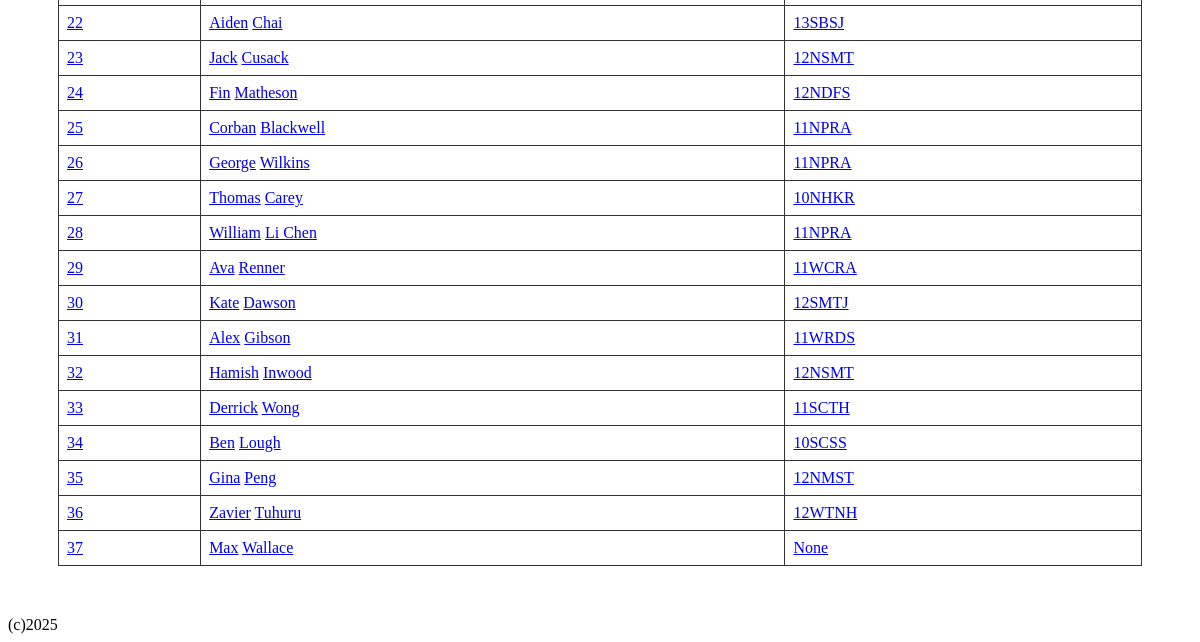
Page /all_athletes (lower part) on the earlier database version.
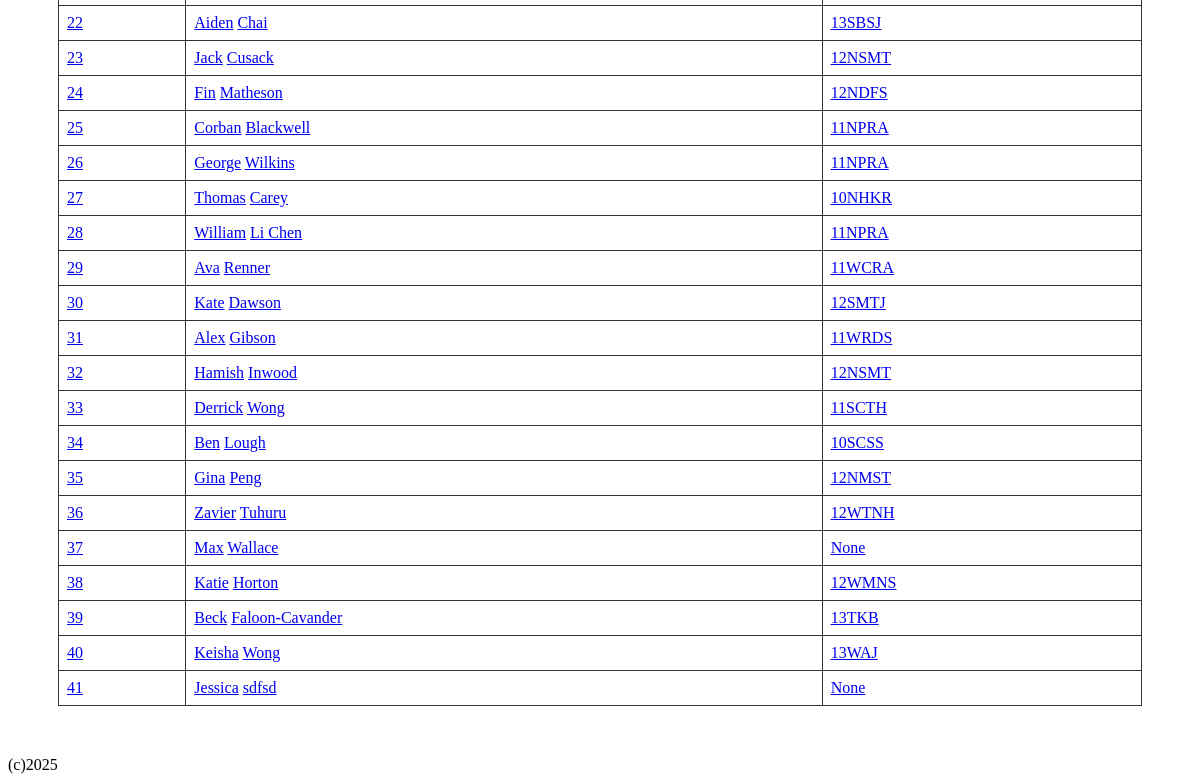
Same page on the later database version.
### tables this page shows
CREATE TABLE athlete (athlete_id INTEGER PRIMARY KEY NOT NULL, firstname TEXT NOT NULL, lastname TEXT NOT NULL, formclass TEXT);

### flaskimport.py (the view)
@app.route("/all_athletes")
def all_athletes():
    db = get_db()
    cursor = db.execute('SELECT * FROM athlete')
    athletes = cursor.fetchall()
    db.close()
    return render_template('all_athletes.html', title='ALL ATHLETES',
                           athletes=athletes)

### flaskimport.py (called while the page is built)
def get_db():
    db = getattr(g, '_database', None)
    if db is None:
        db = g._database = sqlite3.connect('BHS_sport_history_database.db')
        db.row_factory = sqlite3.Row
        c = db.cursor()
        c.execute('''CREATE TABLE IF NOT EXISTS athlete (
                        athlete_id INTEGER PRIMARY KEY
                                        NOT NULL,
                        firstname  TEXT    NOT NULL,
                        lastname   TEXT    NOT NULL,
                        formclass  TEXT
                    )''')
        db.commit()
    return db

### templates/all_athletes.html (shortened to what this page needs)
{% extends "layout.html" %}
{% block content %}
<div class="table">
  <table>
  {% for athlete in athletes %}
    <tbody>
        <tr>
        <td>
          <a href="player/{{ athlete[0] }}">{{ athlete[0] }}</a>
        </td>
        <td>
          <a href="player/{{ athlete[0] }}">{{ athlete[1] }}</a>
          <a href="player/{{ athlete[0] }}">{{ athlete[2] }}</a>
        </td>
        <td>
          <a href="player/{{ athlete[0] }}">{{ athlete[3] }}</a>
        </td>
      </tr>
    </tbody>
  {% endfor %}
  </table>
</div>
{% endblock %}

### templates/layout.html (shortened to what this page needs)
<!DOCTYPE html>
<!DOCTYPE html>
<html lang="en">
<head>
    <link rel="stylesheet" href="{{ url_for('static', filename='style.css') }}">
</head>
<body>
    {% block content %}{% endblock %}
</body>
<footer>(c)2025</footer>
</html>

### static/style.css (style rules this page uses)
body { background-color: white; }
table { width: 100%; border-collapse: collapse; }
.table { padding: 50px; }

Differences in the rows shown:
added athlete: athlete_id "38", firstname "Katie", lastname "Horton", formclass "12WMNS"
added athlete: athlete_id "39", firstname "Beck", lastname "Faloon-Cavander", formclass "13TKB"
added athlete: athlete_id "40", firstname "Keisha", lastname "Wong", formclass "13WAJ"
added athlete: athlete_id "41", firstname "Jessica", lastname "sdfsd", athlete "None"
